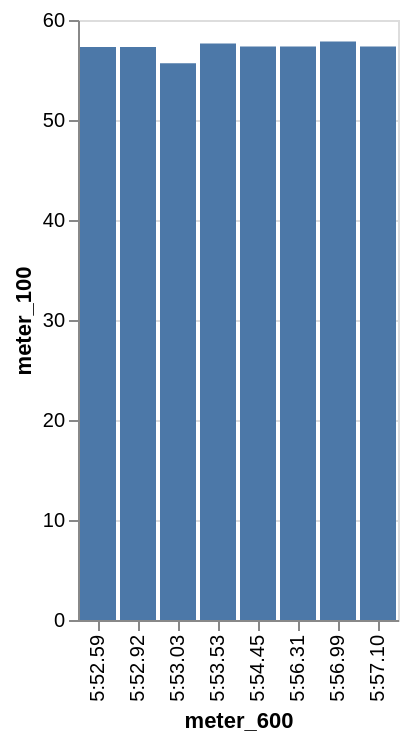

Here is the Vega-Lite specification saved for this chart:
### Vega-Lite specification from a JSON file in a GitHub repository (floating-point values rounded to 4 significant figures)
{"data": {"values": [{"x_data": "5:52.59", "y_data": 57.31}, {"x_data": "5:52.92", "y_data": 57.31}, {"x_data": "5:53.03", "y_data": 55.67}, {"x_data": "5:53.53", "y_data": 57.66}, {"x_data": "5:54.45", "y_data": 57.35}, {"x_data": "5:56.31", "y_data": 57.34}, {"x_data": "5:56.99", "y_data": 57.84}, {"x_data": "5:57.10", "y_data": 57.34}]}, "mark": "bar", "encoding": {"x": {"field": "x_data", "type": "nominal", "title": "meter_600", "sort": "ascending"}, "y": {"field": "y_data", "type": "quantitative", "title": "meter_100"}}}
